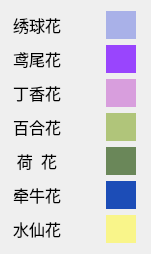
   <widget class="QWidget" name="layoutWidget_4">
    <property name="geometry">
     <rect>
      <x>200</x>
      <y>60</y>
      <width>151</width>
      <height>251</height>
     </rect>
    </property>
    <property name="font">
     <font>
      <family>黑体</family>
      <pointsize>12</pointsize>
      <bold>false</bold>
     </font>
    </property>
    <layout class="QVBoxLayout" name="verticalLayout_2">
     <item>
      <layout class="QHBoxLayout" name="horizontalLayout_10">
       <item>
        <widget class="QLabel" name="label_25">
         <property name="minimumSize">
          <size>
           <width>50</width>
           <height>28</height>
          </size>
         </property>
         <property name="maximumSize">
          <size>
           <width>50</width>
           <height>28</height>
          </size>
         </property>
         <property name="font">
          <font>
           <family>黑体</family>
           <pointsize>12</pointsize>
           <bold>false</bold>
          </font>
         </property>
         <property name="text">
          <string>绣球花</string>
         </property>
         <property name="alignment">
          <set>Qt::AlignCenter</set>
         </property>
        </widget>
       </item>
       <item>
        <widget class="QLabel" name="label_26">
         <property name="minimumSize">
          <size>
           <width>0</width>
           <height>28</height>
          </size>
         </property>
         <property name="maximumSize">
          <size>
           <width>30</width>
           <height>28</height>
          </size>
         </property>
         <property name="font">
          <font>
           <family>黑体</family>
           <pointsize>12</pointsize>
           <bold>false</bold>
          </font>
         </property>
         <property name="alignment">
          <set>Qt::AlignCenter</set>
         </property>
        </widget>
       </item>
       <item>
        <widget class="QLabel" name="label_27">
         <property name="minimumSize">
          <size>
           <width>0</width>
           <height>28</height>
          </size>
         </property>
         <property name="maximumSize">
          <size>
           <width>30</width>
           <height>28</height>
          </size>
         </property>
         <property name="font">
          <font>
           <family>黑体</family>
           <pointsize>12</pointsize>
           <bold>false</bold>
          </font>
         </property>
         <property name="toolTip">
          <string>RGB(169, 177, 232)</string>
         </property>
         <property name="styleSheet">
          <string notr="true">background-color:rgb(169, 177, 232)</string>
         </property>
         <property name="alignment">
          <set>Qt::AlignCenter</set>
         </property>
        </widget>
       </item>
      </layout>
     </item>
     <item>
      <layout class="QHBoxLayout" name="horizontalLayout_12">
       <item>
        <widget class="QLabel" name="label_31">
         <property name="minimumSize">
          <size>
           <width>50</width>
           <height>28</height>
          </size>
         </property>
         <property name="maximumSize">
          <size>
           <width>50</width>
           <height>28</height>
          </size>
         </property>
         <property name="font">
          <font>
           <family>黑体</family>
           <pointsize>12</pointsize>
           <bold>false</bold>
          </font>
         </property>
         <property name="text">
          <string>鸢尾花</string>
         </property>
         <property name="alignment">
          <set>Qt::AlignCenter</set>
         </property>
        </widget>
       </item>
       <item>
        <widget class="QLabel" name="label_32">
         <property name="minimumSize">
          <size>
           <width>0</width>
           <height>28</height>
          </size>
         </property>
         <property name="maximumSize">
          <size>
           <width>30</width>
           <height>28</height>
          </size>
         </property>
         <property name="font">
          <font>
           <family>黑体</family>
           <pointsize>12</pointsize>
           <bold>false</bold>
          </font>
         </property>
         <property name="alignment">
          <set>Qt::AlignCenter</set>
         </property>
        </widget>
       </item>
       <item>
        <widget class="QLabel" name="label_33">
         <property name="minimumSize">
          <size>
           <width>0</width>
           <height>28</height>
          </size>
         </property>
         <property name="maximumSize">
          <size>
           <width>30</width>
           <height>28</height>
          </size>
         </property>
         <property name="font">
          <font>
           <family>黑体</family>
           <pointsize>12</pointsize>
           <bold>false</bold>
          </font>
         </property>
         <property name="toolTip">
          <string>RGB(153, 69, 253)</string>
         </property>
         <property name="styleSheet">
          <string notr="true">background-color:rgb(153, 69, 253)</string>
         </property>
         <property name="alignment">
          <set>Qt::AlignCenter</set>
         </property>
        </widget>
       </item>
      </layout>
     </item>
     <item>
      <layout class="QHBoxLayout" name="horizontalLayout_13">
       <item>
        <widget class="QLabel" name="label_34">
         <property name="minimumSize">
          <size>
           <width>50</width>
           <height>28</height>
          </size>
         </property>
         <property name="maximumSize">
          <size>
           <width>50</width>
           <height>28</height>
          </size>
         </property>
         <property name="font">
          <font>
           <family>黑体</family>
           <pointsize>12</pointsize>
           <bold>false</bold>
          </font>
         </property>
         <property name="text">
          <string>丁香花</string>
         </property>
         <property name="alignment">
          <set>Qt::AlignCenter</set>
         </property>
        </widget>
       </item>
       <item>
        <widget class="QLabel" name="label_35">
         <property name="minimumSize">
          <size>
           <width>0</width>
           <height>28</height>
          </size>
         </property>
         <property name="maximumSize">
          <size>
           <width>30</width>
           <height>28</height>
          </size>
         </property>
         <property name="font">
          <font>
           <family>黑体</family>
           <pointsize>12</pointsize>
           <bold>false</bold>
          </font>
         </property>
         <property name="alignment">
          <set>Qt::AlignCenter</set>
         </property>
        </widget>
       </item>
       <item>
        <widget class="QLabel" name="label_36">
         <property name="minimumSize">
          <size>
           <width>0</width>
           <height>28</height>
          </size>
         </property>
         <property name="maximumSize">
          <size>
           <width>30</width>
           <height>28</height>
          </size>
         </property>
         <property name="font">
          <font>
           <family>黑体</family>
           <pointsize>12</pointsize>
           <bold>false</bold>
          </font>
         </property>
         <property name="toolTip">
          <string>RGB(216, 158, 221)</string>
         </property>
         <property name="styleSheet">
          <string notr="true">background-color:rgb(216, 158, 221)</string>
         </property>
         <property name="alignment">
          <set>Qt::AlignCenter</set>
         </property>
        </widget>
       </item>
      </layout>
     </item>
     <item>
      <layout class="QHBoxLayout" name="horizontalLayout_14">
       <item>
        <widget class="QLabel" name="label_37">
         <property name="minimumSize">
          <size>
           <width>50</width>
           <height>28</height>
          </size>
         </property>
         <property name="maximumSize">
          <size>
           <width>50</width>
           <height>28</height>
          </size>
         </property>
         <property name="font">
          <font>
           <family>黑体</family>
           <pointsize>12</pointsize>
           <bold>false</bold>
          </font>
         </property>
         <property name="text">
          <string>百合花</string>
         </property>
         <property name="alignment">
          <set>Qt::AlignCenter</set>
         </property>
        </widget>
       </item>
       <item>
        <widget class="QLabel" name="label_38">
         <property name="minimumSize">
          <size>
           <width>0</width>
           <height>28</height>
          </size>
         </property>
         <property name="maximumSize">
          <size>
           <width>30</width>
           <height>28</height>
          </size>
         </property>
         <property name="font">
          <font>
           <family>黑体</family>
           <pointsize>12</pointsize>
           <bold>false</bold>
          </font>
         </property>
         <property name="alignment">
          <set>Qt::AlignCenter</set>
         </property>
        </widget>
       </item>
       <item>
        <widget class="QLabel" name="label_39">
         <property name="minimumSize">
          <size>
           <width>0</width>
           <height>28</height>
          </size>
         </property>
         <property name="maximumSize">
          <size>
           <width>30</width>
           <height>28</height>
          </size>
         </property>
         <property name="font">
          <font>
           <family>黑体</family>
           <pointsize>12</pointsize>
           <bold>false</bold>
          </font>
         </property>
         <property name="toolTip">
          <string>RGB(176, 197, 122)</string>
         </property>
         <property name="styleSheet">
          <string notr="true">background-color:rgb(176, 197, 122)</string>
         </property>
         <property name="alignment">
          <set>Qt::AlignCenter</set>
         </property>
        </widget>
       </item>
      </layout>
     </item>
     <item>
      <layout class="QHBoxLayout" name="horizontalLayout_15">
       <item>
        <widget class="QLabel" name="label_40">
         <property name="minimumSize">
          <size>
           <width>50</width>
           <height>28</height>
          </size>
         </property>
         <property name="maximumSize">
          <size>
           <width>50</width>
           <height>28</height>
          </size>
         </property>
         <property name="font">
          <font>
           <family>黑体</family>
           <pointsize>12</pointsize>
           <bold>false</bold>
          </font>
         </property>
         <property name="text">
          <string>荷  花</string>
         </property>
         <property name="alignment">
          <set>Qt::AlignCenter</set>
         </property>
        </widget>
       </item>
       <item>
        <widget class="QLabel" name="label_41">
         <property name="minimumSize">
          <size>
           <width>0</width>
           <height>28</height>
          </size>
         </property>
         <property name="maximumSize">
          <size>
           <width>30</width>
           <height>28</height>
          </size>
         </property>
         <property name="font">
          <font>
           <family>黑体</family>
           <pointsize>12</pointsize>
           <bold>false</bold>
          </font>
         </property>
         <property name="pixmap">
          <pixmap>images/flowers/lotus.png</pixmap>
         </property>
         <property name="scaledContents">
          <bool>true</bool>
         </property>
         <property name="alignment">
          <set>Qt::AlignCenter</set>
         </property>
        </widget>
       </item>
       <item>
        <widget class="QLabel" name="label_42">
         <property name="minimumSize">
          <size>
           <width>0</width>
           <height>28</height>
          </size>
         </property>
         <property name="maximumSize">
          <size>
           <width>30</width>
           <height>28</height>
          </size>
         </property>
         <property name="font">
          <font>
           <family>黑体</family>
           <pointsize>12</pointsize>
           <bold>false</bold>
          </font>
         </property>
         <property name="toolTip">
          <string>RGB(106, 135, 89)</string>
         </property>
         <property name="styleSheet">
          <string notr="true">background-color:rgb(106, 135, 89)</string>
         </property>
         <property name="alignment">
          <set>Qt::AlignCenter</set>
         </property>
        </widget>
       </item>
      </layout>
     </item>
     <item>
      <layout class="QHBoxLayout" name="horizontalLayout_16">
       <item>
        <widget class="QLabel" name="label_43">
         <property name="minimumSize">
          <size>
           <width>50</width>
           <height>28</height>
          </size>
         </property>
         <property name="maximumSize">
          <size>
           <width>50</width>
           <height>28</height>
          </size>
         </property>
         <property name="font">
          <font>
           <family>黑体</family>
           <pointsize>12</pointsize>
           <bold>false</bold>
          </font>
         </property>
         <property name="text">
          <string>牵牛花</string>
         </property>
         <property name="alignment">
          <set>Qt::AlignCenter</set>
         </property>
        </widget>
       </item>
       <item>
        <widget class="QLabel" name="label_44">
         <property name="minimumSize">
          <size>
           <width>0</width>
           <height>28</height>
          </size>
         </property>
         <property name="maximumSize">
          <size>
           <width>30</width>
           <height>28</height>
          </size>
         </property>
         <property name="font">
          <font>
           <family>黑体</family>
           <pointsize>12</pointsize>
           <bold>false</bold>
          </font>
         </property>
         <property name="alignment">
          <set>Qt::AlignCenter</set>
         </property>
        </widget>
       </item>
       <item>
        <widget class="QLabel" name="label_45">
         <property name="minimumSize">
          <size>
           <width>0</width>
           <height>28</height>
          </size>
         </property>
         <property name="maximumSize">
          <size>
           <width>30</width>
           <height>28</height>
          </size>
         </property>
         <property name="font">
          <font>
           <family>黑体</family>
           <pointsize>12</pointsize>
           <bold>false</bold>
          </font>
         </property>
         <property name="toolTip">
          <string>RGB(28, 77, 183)</string>
         </property>
         <property name="styleSheet">
          <string notr="true">background-color:rgb(28, 77, 183)</string>
         </property>
         <property name="alignment">
          <set>Qt::AlignCenter</set>
         </property>
        </widget>
       </item>
      </layout>
     </item>
     <item>
      <layout class="QHBoxLayout" name="horizontalLayout_17">
       <item>
        <widget class="QLabel" name="label_46">
         <property name="minimumSize">
          <size>
           <width>50</width>
           <height>28</height>
          </size>
         </property>
         <property name="maximumSize">
          <size>
           <width>50</width>
           <height>28</height>
          </size>
         </property>
         <property name="font">
          <font>
           <family>黑体</family>
           <pointsize>12</pointsize>
           <bold>false</bold>
          </font>
         </property>
         <property name="text">
          <string>水仙花</string>
         </property>
         <property name="alignment">
          <set>Qt::AlignCenter</set>
         </property>
        </widget>
       </item>
       <item>
        <widget class="QLabel" name="label_47">
         <property name="minimumSize">
          <size>
           <width>0</width>
           <height>28</height>
          </size>
         </property>
         <property name="maximumSize">
          <size>
           <width>30</width>
           <height>28</height>
          </size>
         </property>
         <property name="font">
          <font>
           <family>黑体</family>
           <pointsize>12</pointsize>
           <bold>false</bold>
          </font>
         </property>
         <property name="alignment">
          <set>Qt::AlignCenter</set>
         </property>
        </widget>
       </item>
       <item>
        <widget class="QLabel" name="label_48">
         <property name="minimumSize">
          <size>
           <width>0</width>
           <height>28</height>
          </size>
         </property>
         <property name="maximumSize">
          <size>
           <width>30</width>
           <height>28</height>
          </size>
         </property>
         <property name="font">
          <font>
           <family>黑体</family>
           <pointsize>12</pointsize>
           <bold>false</bold>
          </font>
         </property>
         <property name="toolTip">
          <string>RGB(249, 245, 138)</string>
         </property>
         <property name="styleSheet">
          <string notr="true">background-color:rgb(249, 245, 138)</string>
         </property>
         <property name="alignment">
          <set>Qt::AlignCenter</set>
         </property>
        </widget>
       </item>
      </layout>
     </item>
    </layout>
   </widget>
